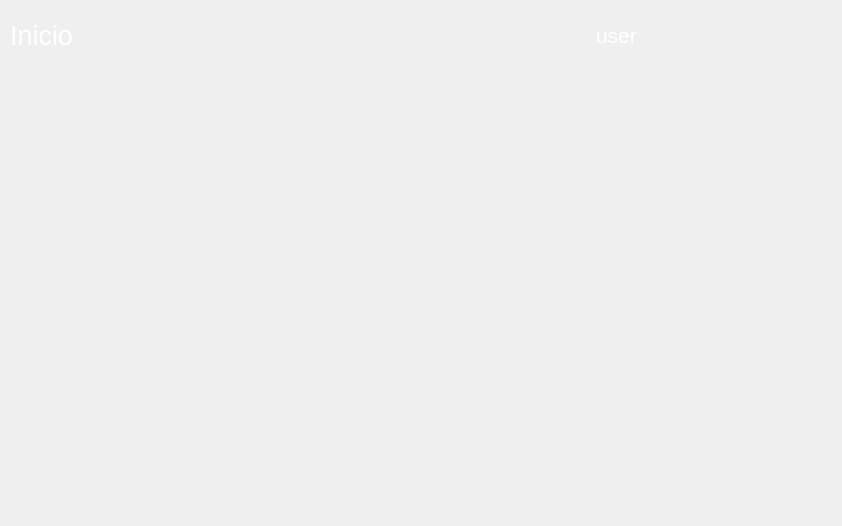
<?xml version="1.0" encoding="UTF-8"?>
<ui version="4.0">
 <class>ui_inicio</class>
 <widget class="QWidget" name="ui_inicio">
  <property name="geometry">
   <rect>
    <x>0</x>
    <y>0</y>
    <width>842</width>
    <height>526</height>
   </rect>
  </property>
  <property name="windowTitle">
   <string>Form</string>
  </property>
  <widget class="QWidget" name="layoutWidget">
   <property name="geometry">
    <rect>
     <x>10</x>
     <y>10</y>
     <width>712</width>
     <height>560</height>
    </rect>
   </property>
   <layout class="QGridLayout" name="gridLayout_3">
    <item row="2" column="0" rowspan="2">
     <layout class="QGridLayout" name="gridLayout">
      <property name="spacing">
       <number>10</number>
      </property>
      <item row="0" column="0">
       <widget class="QPushButton" name="pushButton_compras">
        <property name="sizePolicy">
         <sizepolicy hsizetype="Fixed" vsizetype="Fixed">
          <horstretch>0</horstretch>
          <verstretch>0</verstretch>
         </sizepolicy>
        </property>
        <property name="minimumSize">
         <size>
          <width>150</width>
          <height>150</height>
         </size>
        </property>
        <property name="maximumSize">
         <size>
          <width>150</width>
          <height>150</height>
         </size>
        </property>
        <property name="cursor">
         <cursorShape>PointingHandCursor</cursorShape>
        </property>
        <property name="mouseTracking">
         <bool>false</bool>
        </property>
        <property name="focusPolicy">
         <enum>Qt::WheelFocus</enum>
        </property>
        <property name="toolTip">
         <string>Compras</string>
        </property>
        <property name="statusTip">
         <string/>
        </property>
        <property name="whatsThis">
         <string/>
        </property>
        <property name="accessibleName">
         <string/>
        </property>
        <property name="accessibleDescription">
         <string/>
        </property>
        <property name="text">
         <string/>
        </property>
        <property name="icon">
         <iconset resource="Icons.qrc">
          <normaloff>:/Iconos/Iconos/Windows_Marketplace (1).png</normaloff>:/Iconos/Iconos/Windows_Marketplace (1).png</iconset>
        </property>
        <property name="iconSize">
         <size>
          <width>150</width>
          <height>150</height>
         </size>
        </property>
        <property name="flat">
         <bool>true</bool>
        </property>
       </widget>
      </item>
      <item row="0" column="1">
       <widget class="QPushButton" name="pushButton_ventas">
        <property name="sizePolicy">
         <sizepolicy hsizetype="Fixed" vsizetype="Fixed">
          <horstretch>0</horstretch>
          <verstretch>0</verstretch>
         </sizepolicy>
        </property>
        <property name="minimumSize">
         <size>
          <width>150</width>
          <height>150</height>
         </size>
        </property>
        <property name="maximumSize">
         <size>
          <width>150</width>
          <height>150</height>
         </size>
        </property>
        <property name="cursor">
         <cursorShape>PointingHandCursor</cursorShape>
        </property>
        <property name="toolTip">
         <string>Ventas</string>
        </property>
        <property name="text">
         <string/>
        </property>
        <property name="icon">
         <iconset resource="Icons.qrc">
          <normaloff>:/Iconos/Iconos/Android_Market.png</normaloff>:/Iconos/Iconos/Android_Market.png</iconset>
        </property>
        <property name="iconSize">
         <size>
          <width>150</width>
          <height>150</height>
         </size>
        </property>
        <property name="flat">
         <bool>true</bool>
        </property>
       </widget>
      </item>
      <item row="1" column="0">
       <widget class="QPushButton" name="pushButton_articulo">
        <property name="sizePolicy">
         <sizepolicy hsizetype="Fixed" vsizetype="Fixed">
          <horstretch>0</horstretch>
          <verstretch>0</verstretch>
         </sizepolicy>
        </property>
        <property name="minimumSize">
         <size>
          <width>150</width>
          <height>150</height>
         </size>
        </property>
        <property name="maximumSize">
         <size>
          <width>150</width>
          <height>150</height>
         </size>
        </property>
        <property name="cursor">
         <cursorShape>PointingHandCursor</cursorShape>
        </property>
        <property name="toolTip">
         <string>Articulos</string>
        </property>
        <property name="text">
         <string/>
        </property>
        <property name="icon">
         <iconset resource="Icons.qrc">
          <normaloff>:/Iconos/Iconos/Tune-Up_Utilities.png</normaloff>:/Iconos/Iconos/Tune-Up_Utilities.png</iconset>
        </property>
        <property name="iconSize">
         <size>
          <width>150</width>
          <height>150</height>
         </size>
        </property>
        <property name="flat">
         <bool>true</bool>
        </property>
       </widget>
      </item>
      <item row="1" column="1">
       <widget class="QPushButton" name="pushButton_colaboradores">
        <property name="sizePolicy">
         <sizepolicy hsizetype="Fixed" vsizetype="Fixed">
          <horstretch>0</horstretch>
          <verstretch>0</verstretch>
         </sizepolicy>
        </property>
        <property name="minimumSize">
         <size>
          <width>150</width>
          <height>150</height>
         </size>
        </property>
        <property name="maximumSize">
         <size>
          <width>150</width>
          <height>150</height>
         </size>
        </property>
        <property name="cursor">
         <cursorShape>PointingHandCursor</cursorShape>
        </property>
        <property name="toolTip">
         <string>Colaboradores</string>
        </property>
        <property name="text">
         <string/>
        </property>
        <property name="icon">
         <iconset resource="Icons.qrc">
          <normaloff>:/Iconos/Iconos/myspace_alt.png</normaloff>:/Iconos/Iconos/myspace_alt.png</iconset>
        </property>
        <property name="iconSize">
         <size>
          <width>150</width>
          <height>150</height>
         </size>
        </property>
        <property name="flat">
         <bool>true</bool>
        </property>
       </widget>
      </item>
      <item row="2" column="0">
       <widget class="QPushButton" name="pushButton_facturacion">
        <property name="sizePolicy">
         <sizepolicy hsizetype="Fixed" vsizetype="Fixed">
          <horstretch>0</horstretch>
          <verstretch>0</verstretch>
         </sizepolicy>
        </property>
        <property name="minimumSize">
         <size>
          <width>150</width>
          <height>150</height>
         </size>
        </property>
        <property name="maximumSize">
         <size>
          <width>150</width>
          <height>150</height>
         </size>
        </property>
        <property name="cursor">
         <cursorShape>PointingHandCursor</cursorShape>
        </property>
        <property name="toolTip">
         <string>Facturacion</string>
        </property>
        <property name="text">
         <string/>
        </property>
        <property name="icon">
         <iconset resource="Icons.qrc">
          <normaloff>:/Iconos/Iconos/Journal.png</normaloff>:/Iconos/Iconos/Journal.png</iconset>
        </property>
        <property name="iconSize">
         <size>
          <width>150</width>
          <height>150</height>
         </size>
        </property>
        <property name="flat">
         <bool>true</bool>
        </property>
       </widget>
      </item>
      <item row="2" column="1">
       <widget class="QPushButton" name="pushButton_sistema">
        <property name="sizePolicy">
         <sizepolicy hsizetype="Fixed" vsizetype="Fixed">
          <horstretch>0</horstretch>
          <verstretch>0</verstretch>
         </sizepolicy>
        </property>
        <property name="minimumSize">
         <size>
          <width>150</width>
          <height>150</height>
         </size>
        </property>
        <property name="maximumSize">
         <size>
          <width>150</width>
          <height>150</height>
         </size>
        </property>
        <property name="cursor">
         <cursorShape>PointingHandCursor</cursorShape>
        </property>
        <property name="toolTip">
         <string>Ajustes</string>
        </property>
        <property name="text">
         <string/>
        </property>
        <property name="icon">
         <iconset resource="Icons.qrc">
          <normaloff>:/Iconos/Iconos/Services.png</normaloff>:/Iconos/Iconos/Services.png</iconset>
        </property>
        <property name="iconSize">
         <size>
          <width>150</width>
          <height>1505</height>
         </size>
        </property>
        <property name="flat">
         <bool>true</bool>
        </property>
       </widget>
      </item>
     </layout>
    </item>
    <item row="3" column="1">
     <spacer name="horizontalSpacer_2">
      <property name="orientation">
       <enum>Qt::Horizontal</enum>
      </property>
      <property name="sizeHint" stdset="0">
       <size>
        <width>40</width>
        <height>20</height>
       </size>
      </property>
     </spacer>
    </item>
    <item row="3" column="2">
     <layout class="QGridLayout" name="gridLayout_2">
      <property name="spacing">
       <number>10</number>
      </property>
      <item row="0" column="0">
       <widget class="QPushButton" name="pushButton_7">
        <property name="sizePolicy">
         <sizepolicy hsizetype="Fixed" vsizetype="Fixed">
          <horstretch>0</horstretch>
          <verstretch>0</verstretch>
         </sizepolicy>
        </property>
        <property name="minimumSize">
         <size>
          <width>80</width>
          <height>80</height>
         </size>
        </property>
        <property name="maximumSize">
         <size>
          <width>80</width>
          <height>80</height>
         </size>
        </property>
        <property name="cursor">
         <cursorShape>PointingHandCursor</cursorShape>
        </property>
        <property name="text">
         <string/>
        </property>
        <property name="icon">
         <iconset resource="Icons.qrc">
          <normaloff>:/Iconos/Iconos/Facebook.png</normaloff>:/Iconos/Iconos/Facebook.png</iconset>
        </property>
        <property name="iconSize">
         <size>
          <width>80</width>
          <height>80</height>
         </size>
        </property>
        <property name="autoDefault">
         <bool>false</bool>
        </property>
        <property name="default">
         <bool>false</bool>
        </property>
        <property name="flat">
         <bool>true</bool>
        </property>
       </widget>
      </item>
      <item row="0" column="1">
       <widget class="QPushButton" name="pushButton_8">
        <property name="sizePolicy">
         <sizepolicy hsizetype="Fixed" vsizetype="Fixed">
          <horstretch>0</horstretch>
          <verstretch>0</verstretch>
         </sizepolicy>
        </property>
        <property name="minimumSize">
         <size>
          <width>80</width>
          <height>80</height>
         </size>
        </property>
        <property name="maximumSize">
         <size>
          <width>80</width>
          <height>80</height>
         </size>
        </property>
        <property name="cursor">
         <cursorShape>PointingHandCursor</cursorShape>
        </property>
        <property name="text">
         <string/>
        </property>
        <property name="icon">
         <iconset resource="Icons.qrc">
          <normaloff>:/Iconos/Iconos/Twitter.png</normaloff>:/Iconos/Iconos/Twitter.png</iconset>
        </property>
        <property name="iconSize">
         <size>
          <width>80</width>
          <height>80</height>
         </size>
        </property>
        <property name="autoDefault">
         <bool>false</bool>
        </property>
        <property name="default">
         <bool>false</bool>
        </property>
        <property name="flat">
         <bool>true</bool>
        </property>
       </widget>
      </item>
      <item row="0" column="2">
       <widget class="QPushButton" name="pushButton_9">
        <property name="sizePolicy">
         <sizepolicy hsizetype="Fixed" vsizetype="Fixed">
          <horstretch>0</horstretch>
          <verstretch>0</verstretch>
         </sizepolicy>
        </property>
        <property name="minimumSize">
         <size>
          <width>80</width>
          <height>80</height>
         </size>
        </property>
        <property name="maximumSize">
         <size>
          <width>80</width>
          <height>80</height>
         </size>
        </property>
        <property name="cursor">
         <cursorShape>PointingHandCursor</cursorShape>
        </property>
        <property name="text">
         <string/>
        </property>
        <property name="icon">
         <iconset resource="Icons.qrc">
          <normaloff>:/Iconos/Iconos/Gmail.png</normaloff>:/Iconos/Iconos/Gmail.png</iconset>
        </property>
        <property name="iconSize">
         <size>
          <width>80</width>
          <height>80</height>
         </size>
        </property>
        <property name="autoDefault">
         <bool>false</bool>
        </property>
        <property name="default">
         <bool>false</bool>
        </property>
        <property name="flat">
         <bool>true</bool>
        </property>
       </widget>
      </item>
     </layout>
    </item>
    <item row="3" column="3">
     <spacer name="horizontalSpacer_3">
      <property name="orientation">
       <enum>Qt::Horizontal</enum>
      </property>
      <property name="sizeType">
       <enum>QSizePolicy::Fixed</enum>
      </property>
      <property name="sizeHint" stdset="0">
       <size>
        <width>78</width>
        <height>20</height>
       </size>
      </property>
     </spacer>
    </item>
    <item row="2" column="3">
     <spacer name="verticalSpacer">
      <property name="orientation">
       <enum>Qt::Vertical</enum>
      </property>
      <property name="sizeHint" stdset="0">
       <size>
        <width>17</width>
        <height>308</height>
       </size>
      </property>
     </spacer>
    </item>
    <item row="1" column="0">
     <spacer name="verticalSpacer_3">
      <property name="orientation">
       <enum>Qt::Vertical</enum>
      </property>
      <property name="sizeType">
       <enum>QSizePolicy::Expanding</enum>
      </property>
      <property name="sizeHint" stdset="0">
       <size>
        <width>20</width>
        <height>20</height>
       </size>
      </property>
     </spacer>
    </item>
    <item row="0" column="0" colspan="4">
     <layout class="QHBoxLayout" name="horizontalLayout_2">
      <item>
       <widget class="QLabel" name="label">
        <property name="palette">
         <palette>
          <active>
           <colorrole role="WindowText">
            <brush brushstyle="SolidPattern">
             <color alpha="255">
              <red>255</red>
              <green>255</green>
              <blue>255</blue>
             </color>
            </brush>
           </colorrole>
           <colorrole role="Button">
            <brush brushstyle="SolidPattern">
             <color alpha="255">
              <red>0</red>
              <green>170</green>
              <blue>127</blue>
             </color>
            </brush>
           </colorrole>
           <colorrole role="Text">
            <brush brushstyle="SolidPattern">
             <color alpha="255">
              <red>85</red>
              <green>170</green>
              <blue>255</blue>
             </color>
            </brush>
           </colorrole>
           <colorrole role="Base">
            <brush brushstyle="SolidPattern">
             <color alpha="255">
              <red>0</red>
              <green>170</green>
              <blue>127</blue>
             </color>
            </brush>
           </colorrole>
           <colorrole role="Window">
            <brush brushstyle="SolidPattern">
             <color alpha="255">
              <red>0</red>
              <green>170</green>
              <blue>127</blue>
             </color>
            </brush>
           </colorrole>
          </active>
          <inactive>
           <colorrole role="WindowText">
            <brush brushstyle="SolidPattern">
             <color alpha="255">
              <red>255</red>
              <green>255</green>
              <blue>255</blue>
             </color>
            </brush>
           </colorrole>
           <colorrole role="Button">
            <brush brushstyle="SolidPattern">
             <color alpha="255">
              <red>0</red>
              <green>170</green>
              <blue>127</blue>
             </color>
            </brush>
           </colorrole>
           <colorrole role="Text">
            <brush brushstyle="SolidPattern">
             <color alpha="255">
              <red>85</red>
              <green>170</green>
              <blue>255</blue>
             </color>
            </brush>
           </colorrole>
           <colorrole role="Base">
            <brush brushstyle="SolidPattern">
             <color alpha="255">
              <red>0</red>
              <green>170</green>
              <blue>127</blue>
             </color>
            </brush>
           </colorrole>
           <colorrole role="Window">
            <brush brushstyle="SolidPattern">
             <color alpha="255">
              <red>0</red>
              <green>170</green>
              <blue>127</blue>
             </color>
            </brush>
           </colorrole>
          </inactive>
          <disabled>
           <colorrole role="WindowText">
            <brush brushstyle="SolidPattern">
             <color alpha="255">
              <red>120</red>
              <green>120</green>
              <blue>120</blue>
             </color>
            </brush>
           </colorrole>
           <colorrole role="Button">
            <brush brushstyle="SolidPattern">
             <color alpha="255">
              <red>0</red>
              <green>170</green>
              <blue>127</blue>
             </color>
            </brush>
           </colorrole>
           <colorrole role="Text">
            <brush brushstyle="SolidPattern">
             <color alpha="255">
              <red>120</red>
              <green>120</green>
              <blue>120</blue>
             </color>
            </brush>
           </colorrole>
           <colorrole role="Base">
            <brush brushstyle="SolidPattern">
             <color alpha="255">
              <red>0</red>
              <green>170</green>
              <blue>127</blue>
             </color>
            </brush>
           </colorrole>
           <colorrole role="Window">
            <brush brushstyle="SolidPattern">
             <color alpha="255">
              <red>0</red>
              <green>170</green>
              <blue>127</blue>
             </color>
            </brush>
           </colorrole>
          </disabled>
         </palette>
        </property>
        <property name="font">
         <font>
          <family>Segoe UI</family>
          <pointsize>20</pointsize>
          <weight>50</weight>
          <bold>false</bold>
         </font>
        </property>
        <property name="styleSheet">
         <string notr="true"/>
        </property>
        <property name="inputMethodHints">
         <set>Qt::ImhNone</set>
        </property>
        <property name="text">
         <string>Inicio</string>
        </property>
       </widget>
      </item>
      <item>
       <spacer name="horizontalSpacer">
        <property name="orientation">
         <enum>Qt::Horizontal</enum>
        </property>
        <property name="sizeHint" stdset="0">
         <size>
          <width>418</width>
          <height>20</height>
         </size>
        </property>
       </spacer>
      </item>
      <item>
       <layout class="QHBoxLayout" name="horizontalLayout">
        <item>
         <widget class="QLabel" name="label_usuario">
          <property name="sizePolicy">
           <sizepolicy hsizetype="Fixed" vsizetype="Preferred">
            <horstretch>0</horstretch>
            <verstretch>0</verstretch>
           </sizepolicy>
          </property>
          <property name="minimumSize">
           <size>
            <width>70</width>
            <height>0</height>
           </size>
          </property>
          <property name="palette">
           <palette>
            <active>
             <colorrole role="WindowText">
              <brush brushstyle="SolidPattern">
               <color alpha="255">
                <red>255</red>
                <green>255</green>
                <blue>255</blue>
               </color>
              </brush>
             </colorrole>
             <colorrole role="Button">
              <brush brushstyle="SolidPattern">
               <color alpha="255">
                <red>0</red>
                <green>170</green>
                <blue>127</blue>
               </color>
              </brush>
             </colorrole>
             <colorrole role="Text">
              <brush brushstyle="SolidPattern">
               <color alpha="255">
                <red>0</red>
                <green>170</green>
                <blue>255</blue>
               </color>
              </brush>
             </colorrole>
             <colorrole role="Base">
              <brush brushstyle="SolidPattern">
               <color alpha="255">
                <red>0</red>
                <green>170</green>
                <blue>127</blue>
               </color>
              </brush>
             </colorrole>
             <colorrole role="Window">
              <brush brushstyle="SolidPattern">
               <color alpha="255">
                <red>0</red>
                <green>170</green>
                <blue>127</blue>
               </color>
              </brush>
             </colorrole>
            </active>
            <inactive>
             <colorrole role="WindowText">
              <brush brushstyle="SolidPattern">
               <color alpha="255">
                <red>255</red>
                <green>255</green>
                <blue>255</blue>
               </color>
              </brush>
             </colorrole>
             <colorrole role="Button">
              <brush brushstyle="SolidPattern">
               <color alpha="255">
                <red>0</red>
                <green>170</green>
                <blue>127</blue>
               </color>
              </brush>
             </colorrole>
             <colorrole role="Text">
              <brush brushstyle="SolidPattern">
               <color alpha="255">
                <red>0</red>
                <green>170</green>
                <blue>255</blue>
               </color>
              </brush>
             </colorrole>
             <colorrole role="Base">
              <brush brushstyle="SolidPattern">
               <color alpha="255">
                <red>0</red>
                <green>170</green>
                <blue>127</blue>
               </color>
              </brush>
             </colorrole>
             <colorrole role="Window">
              <brush brushstyle="SolidPattern">
               <color alpha="255">
                <red>0</red>
                <green>170</green>
                <blue>127</blue>
               </color>
              </brush>
             </colorrole>
            </inactive>
            <disabled>
             <colorrole role="WindowText">
              <brush brushstyle="SolidPattern">
               <color alpha="255">
                <red>120</red>
                <green>120</green>
                <blue>120</blue>
               </color>
              </brush>
             </colorrole>
             <colorrole role="Button">
              <brush brushstyle="SolidPattern">
               <color alpha="255">
                <red>0</red>
                <green>170</green>
                <blue>127</blue>
               </color>
              </brush>
             </colorrole>
             <colorrole role="Text">
              <brush brushstyle="SolidPattern">
               <color alpha="255">
                <red>120</red>
                <green>120</green>
                <blue>120</blue>
               </color>
              </brush>
             </colorrole>
             <colorrole role="Base">
              <brush brushstyle="SolidPattern">
               <color alpha="255">
                <red>0</red>
                <green>170</green>
                <blue>127</blue>
               </color>
              </brush>
             </colorrole>
             <colorrole role="Window">
              <brush brushstyle="SolidPattern">
               <color alpha="255">
                <red>0</red>
                <green>170</green>
                <blue>127</blue>
               </color>
              </brush>
             </colorrole>
            </disabled>
           </palette>
          </property>
          <property name="font">
           <font>
            <family>Segoe UI</family>
            <pointsize>16</pointsize>
            <weight>50</weight>
            <bold>false</bold>
           </font>
          </property>
          <property name="text">
           <string>user</string>
          </property>
         </widget>
        </item>
        <item>
         <widget class="QPushButton" name="pushButton_usuario">
          <property name="sizePolicy">
           <sizepolicy hsizetype="Fixed" vsizetype="Fixed">
            <horstretch>0</horstretch>
            <verstretch>0</verstretch>
           </sizepolicy>
          </property>
          <property name="minimumSize">
           <size>
            <width>50</width>
            <height>50</height>
           </size>
          </property>
          <property name="maximumSize">
           <size>
            <width>50</width>
            <height>50</height>
           </size>
          </property>
          <property name="cursor">
           <cursorShape>PointingHandCursor</cursorShape>
          </property>
          <property name="toolTip">
           <string>Usuario</string>
          </property>
          <property name="text">
           <string/>
          </property>
          <property name="icon">
           <iconset resource="Icons.qrc">
            <normaloff>:/Iconos/Iconos/Personal.png</normaloff>:/Iconos/Iconos/Personal.png</iconset>
          </property>
          <property name="iconSize">
           <size>
            <width>50</width>
            <height>50</height>
           </size>
          </property>
          <property name="flat">
           <bool>true</bool>
          </property>
         </widget>
        </item>
       </layout>
      </item>
     </layout>
    </item>
   </layout>
  </widget>
  <zorder>horizontalSpacer_4</zorder>
  <zorder>verticalSpacer_2</zorder>
  <zorder>horizontalSpacer_5</zorder>
  <zorder>verticalSpacer_4</zorder>
  <zorder>layoutWidget</zorder>
  <zorder></zorder>
 </widget>
 <resources>
  <include location="Icons.qrc"/>
 </resources>
 <connections/>
</ui>
